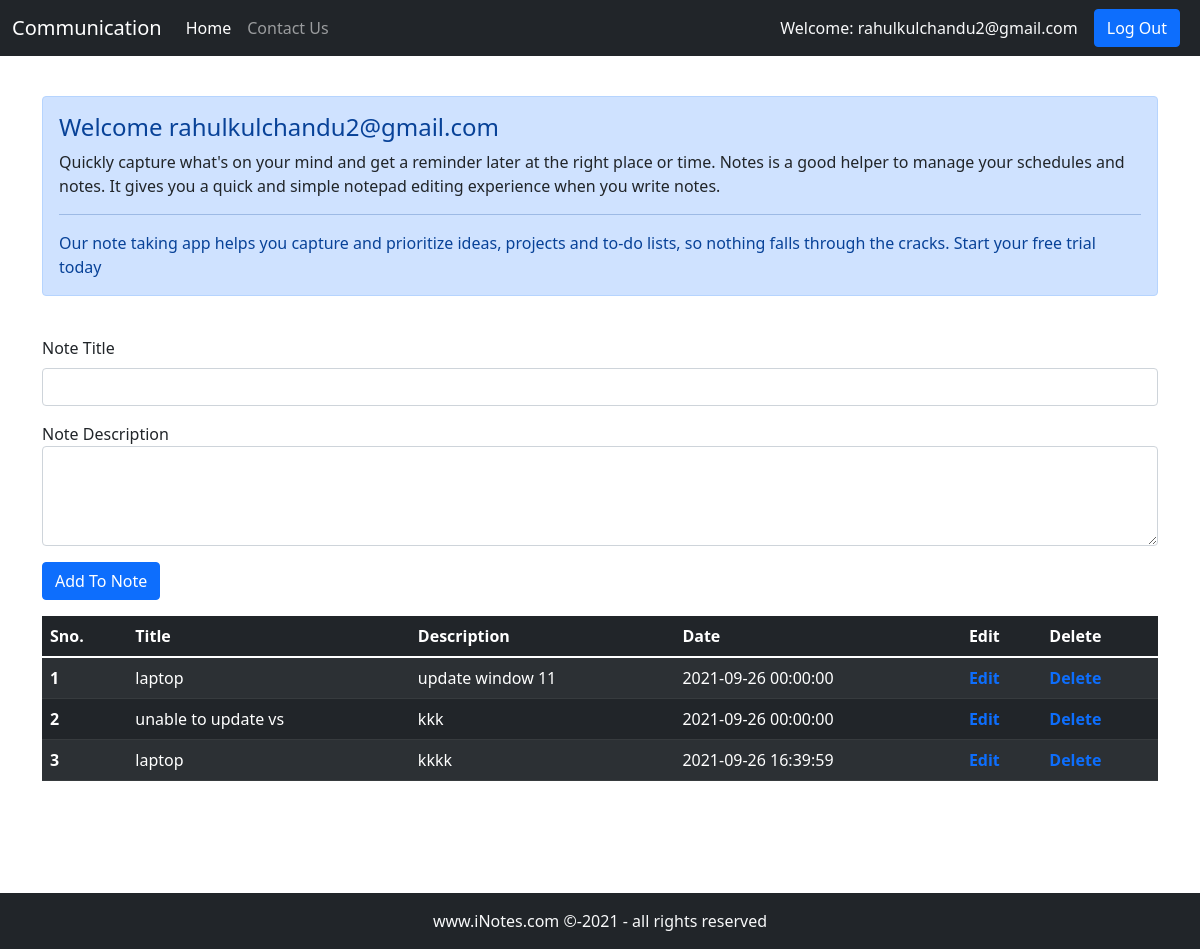
/index.php?user=1 (signed in), run on the app's committed database.
### tables this page shows
CREATE TABLE `notes` (
  `sno` int(20) NOT NULL,
  `note_title` varchar(100) NOT NULL,
  `note_desc` varchar(600) NOT NULL,
  `note_id` int(20) NOT NULL,
  `datetime` datetime DEFAULT current_timestamp()
);

### index.php (the view, shortened to what this page needs)
<?php include "partials/_dbconnect.php"?>
<!doctype html>
<html lang="en">
<head>
    <link href="https://cdn.jsdelivr.net/npm/bootstrap@5.1.1/dist/css/bootstrap.min.css" rel="stylesheet"
>
</head>
<body>
    <?php include "partials/_header.php" ?>
    <div class="container pt-5 pb-4">
        <div class="alert alert-primary mt-5" role="alert">
            <h4 class="alert-heading">Welcome <?php echo $_SESSION['email'] ?></h4>
            <p class="text-dark">Quickly capture what's on your mind and get a reminder later at the right place or
                time.
                Notes is a good helper to manage your schedules and notes. It gives you a quick and simple notepad
                editing experience when you write notes.</p>
            <hr>
            <p class="mb-0">Our note taking app helps you capture and prioritize ideas, projects and to-do lists, so
                nothing falls through the cracks. Start your free trial today</p>
        </div>
    </div>
    <?php
     $user_id = $_GET['user'];
    ?>
    <div class="container">
        <form action="<?php echo $_SERVER['REQUEST_URI']?>" method="post">
            <div class="mb-3">
                <label for="exampleInputEmail1" class="form-label">Note Title</label>
                <input type="text" name="title" class="form-control" id="exampleInputEmail1"
                    aria-describedby="emailHelp">
            </div>
            <div class="mb-3">
                <label for="floatingTextarea2">Note Description</label>
                <textarea name="desc" class="form-control" id="floatingTextarea2" style="height: 100px"></textarea>
            </div>
            <button type="submit" class="btn btn-primary">Add To Note</button>
        </form>
    </div>
    <div class="container my-3 mb-5 pb-5">
        <table class="table table-dark table-striped">
            <thead>
                <tr>
                    <th scope="col">Sno.</th>
                    <th scope="col">Title</th>
                    <th scope="col">Description</th>
                    <th scope="col">Date</th>
                    <th scope="col">Edit</th>
                    <th scope="col">Delete</th>
                </tr>
            </thead>
            <tbody>
                <?php
                   $sql = "SELECT * FROM `notes` WHERE note_id='$user_id'";
                   $result = mysqli_query($conn,$sql);
                   $sn = 1;
                   while($row = mysqli_fetch_assoc($result)){
                       $sno = $row['sno'];
                       $note_title = $row['note_title'];
                       $note_desc = $row['note_desc'];
                       $datetime = $row['datetime'];
                       echo ' <tr>
                       <th scope="row">'.$sn.'</th>
                       <td>'.$note_title.'</td>
                       <td>'.$note_desc.'</td>
                       <td>'.$datetime.'</td>
                       <td><a class="text-decoration-none fw-bold" href="partials/_edit.php?id='.$sno.'">Edit</a></td>
                       <td><a class="text-decoration-none fw-bold" href="partials/_delete.php?id='.$sno.'">Delete</a></td>
                   </tr>';
                   $sn++;
                   }
                ?>
        </table>
    </div>
    <?php include 'partials/_footer.php' ?>
</body>
</html>

### partials/_header.php (shortened to what this page needs)
<?php
 $user_id = $_SESSION['Sno'];
echo '<header>
    <nav class="navbar navbar-expand-md navbar-dark fixed-top bg-dark">
        <div class="container-fluid">
            <a class="navbar-brand" href="index.php?user='.$user_id.'">Communication</a>
            <button class="navbar-toggler collapsed" type="button" data-bs-toggle="collapse"
                data-bs-target="#navbarCollapse" aria-controls="navbarCollapse" aria-expanded="false"
                aria-label="Toggle navigation">
                <span class="navbar-toggler-icon"></span>
            </button>
            <div class="navbar-collapse collapse" id="navbarCollapse" style="">
                <ul class="navbar-nav me-auto mb-2 mb-md-0">
                    <li class="nav-item">
                        <a class="nav-link active" aria-current="page" href="index.php?user='.$user_id.'">Home</a>
                    </li>
                    <li class="nav-item">
                        <a href="contactus.php" class="nav-link">Contact Us</a>
                    </li>
                </ul>';
                 if(isset($_SESSION['loggedin']) && $_SESSION['loggedin'] == true){
                    echo '
                    <p class="text-light mb-0 mx-2">Welcome: '. $_SESSION['email'] .'</p>
                    <a class="btn btn-primary mx-2" href="partials/_logout.php">Log Out</a>';
                 }
                 else{
                    echo ' <a class="btn btn-outline-primary mx-2" href="partials/_login.php">Log In</a>
                    <a class="btn btn-outline-primary" href="partials/_signup.php">Sign Up</a>';
                 }
            echo '</div>
        </div>
    </nav>
</header>';
?>

### partials/_footer.php
<footer class="footer mt-auto py-3 bg-dark">
    <div class="container text-center">
        <span class="text-center text-light">www.iNotes.com &copy-<?php echo date("Y") ?> - all rights reserved</span>
    </div>
</footer>

### data on the page
notes: note_title "laptop", note_desc "update window 11", datetime "2021-09-26 00:00:00"
notes: note_title "unable to update vs", note_desc "kkk", datetime "2021-09-26 00:00:00"
notes: note_title "laptop", note_desc "kkkk", datetime "2021-09-26 16:39:59"

### other printed values
$_SESSION['email'] "rahulkulchandu2@gmail.com"
